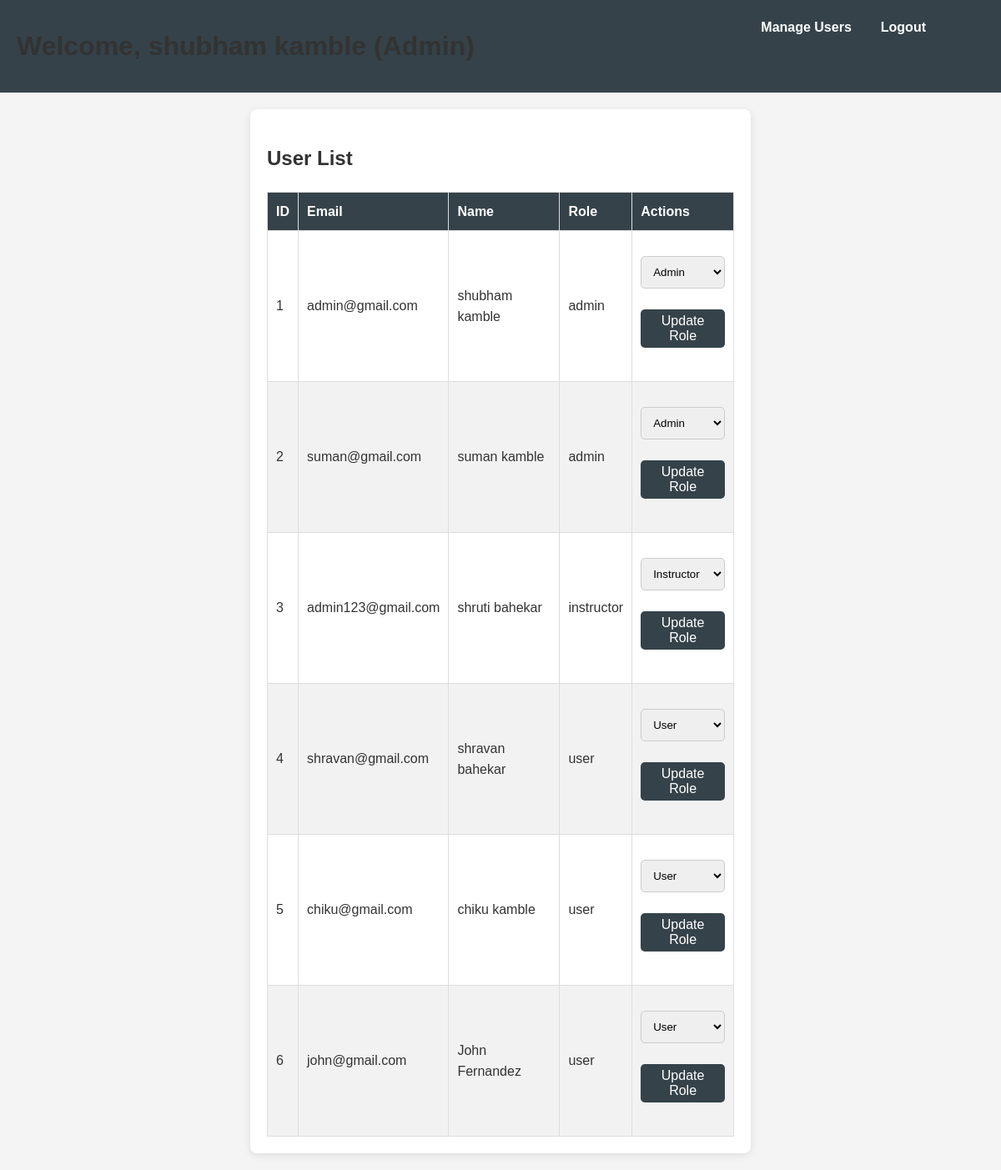
The page /manage_users.php (signed in) on the database its author committed.
### tables this page shows
CREATE TABLE `users` (
  `id` int(11) NOT NULL,
  `name` varchar(100) NOT NULL,
  `email` varchar(100) NOT NULL,
  `password` varchar(255) NOT NULL,
  `created_at` timestamp NOT NULL DEFAULT current_timestamp(),
  `mobile_no` varchar(15) DEFAULT NULL,
  `birthdate` date DEFAULT NULL,
  `role` enum('admin','instructor','user') DEFAULT 'user'
);

### manage_users.php (the view, shortened to what this page needs)
<?php
require 'db_connection.php';
$sql = "SELECT id, email, name, role FROM users";
$result = $conn->query($sql);
?>
<!DOCTYPE html>
<html lang="en">
<head>
    <link rel="stylesheet" href="style.css">
</head>
<body>
    <header>
        <h1>Welcome, <?php echo htmlspecialchars($_SESSION['user_name']); ?> (Admin)</h1>
        <nav>
            <ul>
                <li><a href="manage_users.php">Manage Users</a></li>
                <li><a href="logout.php">Logout</a></li>
            </ul>
        </nav>
    </header>
    <main>
        <h2>User List</h2>
        <table>
            <thead>
                <tr>
                    <th>ID</th>
                    <th>Email</th>
                    <th>Name</th>
                    <th>Role</th>
                    <th>Actions</th>
                </tr>
            </thead>
            <tbody>
                <?php
                if ($result->num_rows > 0) {
                    while ($row = $result->fetch_assoc()) {
                        echo "<tr>";
                        echo "<td>" . htmlspecialchars($row['id']) . "</td>";
                        echo "<td>" . htmlspecialchars($row['email']) . "</td>";
                        echo "<td>" . htmlspecialchars($row['name']) . "</td>";
                        echo "<td>" . htmlspecialchars($row['role']) . "</td>";
                        echo "<td>";
                        echo "<form method='POST' action=''>";
                        echo "<select name='new_role'>";
                        echo "<option value='admin' " . ($row['role'] == 'admin' ? 'selected' : '') . ">Admin</option>";
                        echo "<option value='instructor' " . ($row['role'] == 'instructor' ? 'selected' : '') . ">Instructor</option>";
                        echo "<option value='user' " . ($row['role'] == 'user' ? 'selected' : '') . ">User</option>";
                        echo "</select>";
                        echo "<button type='submit' name='update_role'>Update Role</button>";
                        echo "</form>";
                        echo "</td>";
                        echo "</tr>";
                    }
                } else {
                    echo "<tr><td colspan='5' class='no-data'>No users found.</td></tr>";
                }
                ?>
            </tbody>
        </table>
    </main>
</body>
</html>

### style.css (style rules this page uses)
nav ul { list-style-type: none; margin-right: 50px; }
nav ul li { display: inline; margin: 0 15px; }
body { font-family: Arial, sans-serif; margin: 0; padding: 0; }
header { display: flex; justify-content: space-between; background-color: #004b87; color: white; padding: 15px 20px; }
nav ul { list-style-type: none; display: flex; flex-wrap: wrap; }
nav ul li { margin: 0 15px; }
main { padding: 20px; max-width: 800px; margin: auto; }
form { display: flex; flex-direction: column; }
button { background-color: #004b87; color: white; padding: 10px; border: none; border-radius: 5px; cursor: pointer; }
form { margin: 20px 0; }
input[type="text"], input[type="date"], input[type="time"], select { width: 100%; padding: 10px; margin-bottom: 15px; border: 1px solid #ccc; border-radius: 4px; }
button { background-color: #007bff; color: white; padding: 10px 15px; border: none; border-radius: 4px; cursor: pointer; font-size: 16px; transition: background-color 0.3s ease; }
body, h1, h2, p { margin: 0; padding: 0; font-family: Arial, sans-serif; }
body { background-color: #f4f4f4; color: #333; line-height: 1.6; }
header { background: #35424a; color: #ffffff; padding: 15px 20px; text-align: center; }
nav ul { list-style: none; padding: 0; }
nav ul li a { color: #ffffff; text-decoration: none; font-weight: bold; }
main { max-width: 800px; margin: 20px auto; padding: 20px; background: #ffffff; border-radius: 8px; box-shadow: 0 2px 10px rgba(0, 0, 0, 0.1); }
h1 { color: #333; margin-bottom: 10px; }
input[type="date"], input[type="time"], select { padding: 10px; border: 1px solid #ccc; border-radius: 5px; margin-bottom: 15px; }
button { padding: 10px; background-color: #35424a; color: #ffffff; border: none; border-radius: 5px; cursor: pointer; font-size: 16px; }
header { background: #35424a; color: #fff; padding: 10px 20px; text-align: center; }
h1 { font-size: 2em; }
main { max-width: 600px; margin: 20px auto; padding: 20px; background: #fff; border-radius: 8px; box-shadow: 0 2px 10px rgba(0, 0, 0, 0.1); }
h2 { font-size: 1.5em; margin-bottom: 15px; }
button { padding: 10px; margin: 10px 0; background-color: #333; color: white; border: none; border-radius: 5px; font-size: 1em; cursor: pointer; transition: background-color 0.3s; }

### manage_users.php (style rules this page uses)
* { margin: 0; padding: 0; box-sizing: border-box; }
body { font-family: Arial, sans-serif; line-height: 1.6; background-color: #f4f4f4; color: #333; }
header { background: #35424a; color: #ffffff; padding: 10px 20px; text-align: center; }
nav { margin-top: 10px; }
nav ul { list-style: none; }
nav ul li { display: inline; margin-right: 20px; }
nav ul li a { color: #ffffff; text-decoration: none; }
h1, h2 { margin: 20px 0; }
main { padding: 20px; }
table { width: 100%; border-collapse: collapse; margin-top: 20px; }
table th, table td { border: 1px solid #dddddd; padding: 10px; text-align: left; }
table th { background-color: #35424a; color: #ffffff; }
table tr:nth-child(even) { background-color: #f2f2f2; }
button { background-color: #35424a; color: #ffffff; border: none; padding: 5px 10px; cursor: pointer; border-radius: 5px; }
a { color: #35424a; text-decoration: none; }

### rows shown on the page
users: id "1", email "admin@gmail.com", name "shubham kamble", role "admin", new_role "Admin"
users: id "2", email "suman@gmail.com", name "suman kamble", role "admin", new_role "Admin"
users: id "3", email "admin123@gmail.com", name "shruti bahekar", role "instructor", new_role "Instructor"
users: id "4", email "shravan@gmail.com", name "shravan bahekar", role "user", new_role "User"
users: id "5", email "chiku@gmail.com", name "chiku kamble", role "user", new_role "User"
users: id "6", email "john@gmail.com", name "John Fernandez", role "user", new_role "User"
